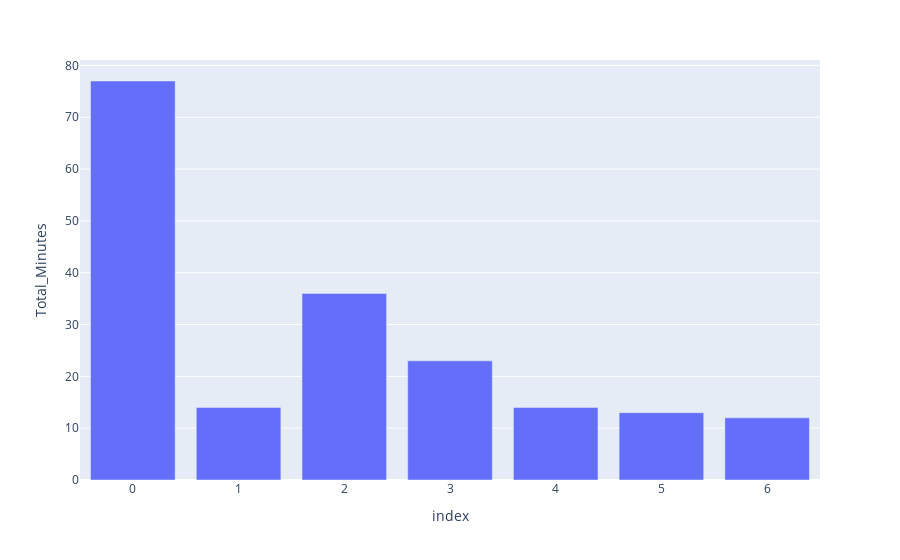

The cell this chart's notebook holds for it:
### Code cell
import datetime , pandas as pd ,plotly.express as px 
file_path = r"D:\New_Journey\Coding\OdinSchool_questions\System_Usage_time\output.txt"
with open(file_path, 'r', encoding='utf-16') as file:
    time_stamps = [line.strip() for line in file]
given_time = []
for time_string in time_stamps:
    time_object = datetime.datetime.strptime(time_string, "%H:%M:%S")
    given_time.append(time_object)
previous_time = given_time[-1]
total_data = {"Hours":[],"Minutes":[],"Seconds":[],"Total_Minutes":[]}
for present_time in given_time[::-1]:
    if present_time > previous_time:
        time_wasted = present_time - previous_time
        hours, remainder = divmod(time_wasted.seconds, 3600)
        minutes, seconds = divmod(remainder, 60)
        if minutes > 10:
            total_data["Total_Minutes"].append(int(time_wasted.total_seconds()/60))
            total_data["Hours"].append(hours)
            total_data["Minutes"].append(minutes)
            total_data["Seconds"].append(seconds)
        previous_time = present_time
total_data_dataframe = pd.DataFrame(total_data)
print(px.bar(total_data_dataframe,y='Total_Minutes').show())

### Figure 1 — Plotly figure (JSON) as saved in the notebook; plotly's stock layout.template omitted (floating-point values rounded to 4 significant figures)
{"data": [{"alignmentgroup": "True", "hovertemplate": "index=%{x}<br>Total_Minutes=%{y}<extra></extra>", "legendgroup": "", "marker": {"color": "#636efa", "pattern": {"shape": ""}}, "name": "", "offsetgroup": "", "orientation": "v", "showlegend": false, "textposition": "auto", "type": "bar", "x": [0, 1, 2, 3, 4, 5, 6], "xaxis": "x", "y": [77, 14, 36, 23, 14, 13, 12], "yaxis": "y"}], "layout": {"barmode": "relative", "legend": {"tracegroupgap": 0}, "margin": {"t": 60}, "xaxis": {"anchor": "y", "domain": [0, 1], "title": {"text": "index"}}, "yaxis": {"anchor": "x", "domain": [0, 1], "title": {"text": "Total_Minutes"}}}}
